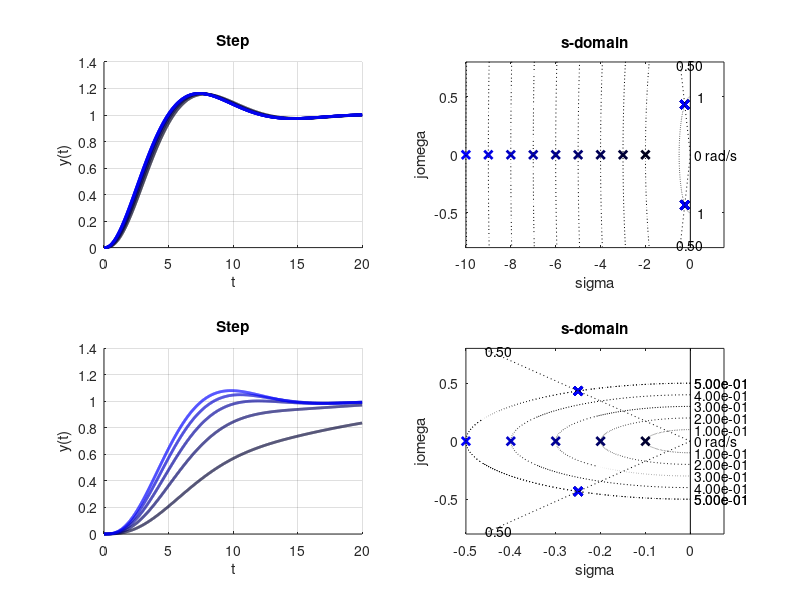

MATLAB code to generate this figure:
%ikinci dereceden sistem
%p- kutup etkisi
clear;clc;
figure(4);clf;  
subplot(2,2,1);cla;hold on;grid on;xlabel("t");ylabel("y(t)");title("Step");ax1=gca;
subplot(2,2,2);cla;hold on;xlabel("\sigma");ylabel("j\omega");title("s-domain");ax2=gca;
subplot(2,2,3);cla;hold on;grid on;xlabel("t");ylabel("y(t)");title("Step");ax3=gca;
subplot(2,2,4);cla;hold on;xlabel("\sigma");ylabel("j\omega");title("s-domain");ax4=gca;

t=0:0.01:20;
pvec = 2:1:10;
zeta=0.5; wn=0.5;
for i=1:length(pvec)
    p=pvec(i);
    color=[0,0,i/length(pvec)];

    Gs=tf(wn^2,[1 2*zeta*wn wn^2])*tf(p,[1 p]);
    sigma = -zeta*wn;
    wd=wn*sqrt(1-zeta^2);
    
    [y,~]=step(Gs,t);
    plot(ax1,t,y,'Color',color,'LineWidth',2);
    plot(ax2,sigma,wd,'x','Color',color,'LineWidth',2);
    plot(ax2,sigma,-wd,'x','Color',color,'LineWidth',2);
    plot(ax2,-p,0,'x','Color',color,'LineWidth',2);   
end
sgrid(ax2,zeta,[wn pvec]); 

pvec = 0.1:0.1:0.5;
for i=1:length(pvec)
    p=pvec(i);
    color=[0,0,i/length(pvec)];

    Gs=tf(wn^2,[1 2*zeta*wn wn^2])*tf(p,[1 p]);
    sigma = -zeta*wn;
    wd=wn*sqrt(1-zeta^2);
    
    [y,~]=step(Gs,t);
    plot(ax3,t,y,'Color',color,'LineWidth',2);
    plot(ax4,sigma,wd,'x','Color',color,'LineWidth',2);
    plot(ax4,sigma,-wd,'x','Color',color,'LineWidth',2);
    plot(ax4,-p,0,'x','Color',color,'LineWidth',2);   
end
sgrid(ax4,zeta,[wn pvec]); 

